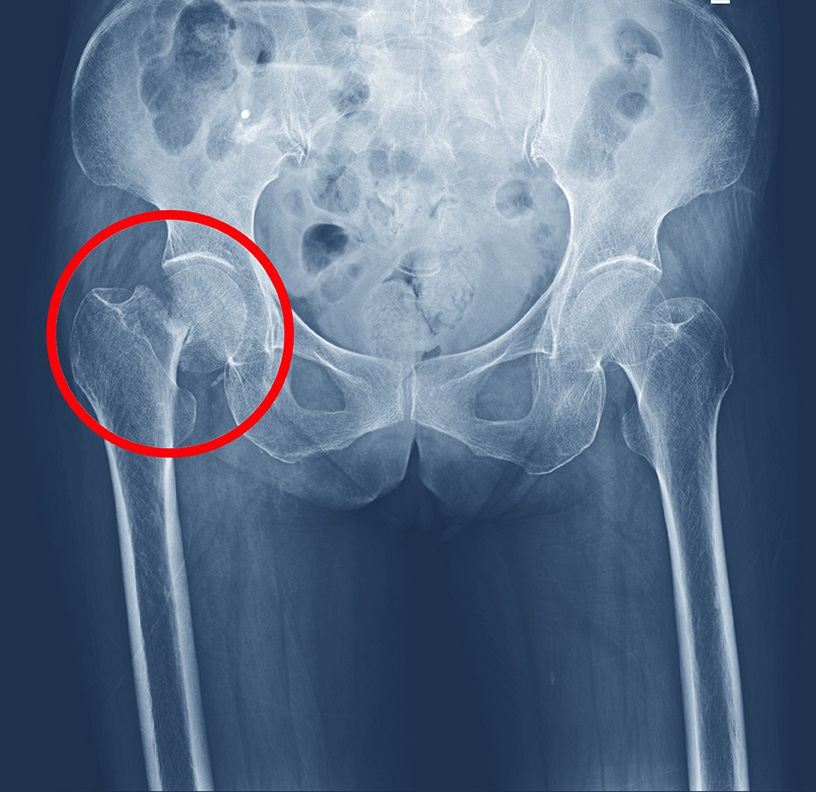
//> input picture pel.jpg, 816 x 792 px
$ ./main   (built with g++ and OpenCV 4)
//> lines starting //> are read from the running program, lines starting //| are printed output that depends on the picture
#include <opencv2/opencv.hpp>
#include <opencv2/imgproc.hpp>
#include <opencv2/highgui/highgui.hpp>
#include <iostream>
#include <stdio.h>
#include <vector>       // std::vector
#include <cstdlib>

using namespace cv;
using namespace std;

//-----------------Medir tiempos de ejecucion----------
namespace cpp_secrets{
///Runnable: A class which has a valid and public default ctor and a "run()" function.
///BenchmarkingTimer tests the "run()" function of Runnable
///num_run_cycles: It is the number of times run() needs to be run for a single test.
///One Runnable object is used for a single test.
///Note: if the run() function is statefull then it can only be run once for an object in order
///to get meaningful results.
///num_tests: It is the number of tests that need to be run.
    template <typename Runnable, int num_run_cycles = 1000000, int num_tests = 10>

        struct BenchmarkingTimer{
            /// runs the run() function of the Runnable object and captures timestamps around each test
            void run(){
                for(int i = 0; i < num_tests; i++){
                    Runnable runnable_object_{};
                    Timer t{intervals_[i].first, intervals_[i].second};
                    for(int i = 0; i < num_run_cycles; i++){
                        runnable_object_.run();
                    }
                }
            }

            ///utility function to print durations of all tests
            std::string durations() const{
                std::stringstream ss;
                int i{1};
                for(const auto& interval: intervals_){
                    ss << "Test-" << i++  << " duration = " << (interval.second - interval.first) * 0.001 << " ms" << std::endl;
                }
                return ss.str();
            }

            ///utility function to print average duration of all tests
            double average_duration(){
                auto duration_sum{0.0};
                for(const auto& interval: intervals_){
                    duration_sum += (interval.second - interval.first) * 0.001;
                }
                if (num_tests) return (duration_sum/num_tests);
                return 0;
            }

            private:
            std::array<std::pair<double, double>, num_tests> intervals_{};

            struct Timer{
                Timer(double& start, double& finish):finish_(finish) { start = now(); }
                ~Timer() { finish_ = now(); }

                private:
                double& finish_;
                double now(){
                         ///utility function to return current time in microseconds since epoch
                    return std::chrono::time_point_cast<std::chrono::microseconds>(std::chrono::high_resolution_clock::now()).time_since_epoch().count();
                }
            };

        };
}

///sample class which has a statefull run().
//run() function is stateful because it is not meaningful to sort a sorted array.
//that's why num_run_cycles = 1 in this case.
struct randomly_sorted{
    randomly_sorted(){
        srand(time(0));
        for(int i=0;i<1000000;i++){
            arr_.emplace_back(rand());
                  // making a vector filled with random elements
        }
    }

    void run(){
        sort(arr_.begin(), arr_.end(), std::less<int>());
    }
    private:
    std::vector<int>arr_;
};

//-----------------Funcion clahe-----------------------
Mat claheGO(Mat src,int _step = 8)
{
    Mat CLAHE_GO = src.clone();
    int block = _step;//pblock
    int width = src.cols;
    int height= src.rows;
    int width_block = width/block;
    int height_block = height/block;

    int tmp2[8*8][256] ={0};
    float C2[8*8][256] = {0.0};

    int total = width_block * height_block;
    //#pragma omp parallel for collapse (2)
    for (int i=0;i<block;i++)
    {
        for (int j=0;j<block;j++)
        {
            int start_x = i*width_block;
            int end_x = start_x + width_block;
            int start_y = j*height_block;
            int end_y = start_y + height_block;
            int num = i+block*j;

            for(int ii = start_x ; ii < end_x ; ii++)
            {
                for(int jj = start_y ; jj < end_y ; jj++)
                {
                    int index =src.at<uchar>(jj,ii);
                    tmp2[num][index]++;
                }
            }

            int average = width_block * height_block / 255;

            int LIMIT = 40 * average;
            int steal = 0;
            for(int k = 0 ; k < 256 ; k++)
            {
                if(tmp2[num][k] > LIMIT){
                    steal += tmp2[num][k] - LIMIT;
                    tmp2[num][k] = LIMIT;
                }
            }
            int bonus = steal/256;
            //hand out the steals averagely
            for(int k = 0 ; k < 256 ; k++)
            {
                tmp2[num][k] += bonus;
            }

            for(int k = 0 ; k < 256 ; k++)
            {
                if( k == 0)
                    C2[num][k] = 1.0f * tmp2[num][k] / total;
                else
                    C2[num][k] = C2[num][k-1] + 1.0f * tmp2[num][k] / total;
            }
        }
    }

    for(int  i = 0 ; i < width; i++)
    {
        for(int j = 0 ; j < height; j++)
        {
            //four coners
            if(i <= width_block/2 && j <= height_block/2)
            {
                int num = 0;
                CLAHE_GO.at<uchar>(j,i) = (int)(C2[num][CLAHE_GO.at<uchar>(j,i)] * 255);
            }else if(i <= width_block/2 && j >= ((block-1)*height_block + height_block/2)){
                int num = block*(block-1);
                CLAHE_GO.at<uchar>(j,i) = (int)(C2[num][CLAHE_GO.at<uchar>(j,i)] * 255);
            }else if(i >= ((block-1)*width_block+width_block/2) && j <= height_block/2){
                int num = block-1;
                CLAHE_GO.at<uchar>(j,i) = (int)(C2[num][CLAHE_GO.at<uchar>(j,i)] * 255);
            }else if(i >= ((block-1)*width_block+width_block/2) && j >= ((block-1)*height_block + height_block/2)){
                int num = block*block-1;
                CLAHE_GO.at<uchar>(j,i) = (int)(C2[num][CLAHE_GO.at<uchar>(j,i)] * 255);
            }
            //four edges except coners
            else if( i <= width_block/2 )
            {

                int num_i = 0;
                int num_j = (j - height_block/2)/height_block;
                int num1 = num_j*block + num_i;
                int num2 = num1 + block;
                float p =  (j - (num_j*height_block+height_block/2))/(1.0f*height_block);
                float q = 1-p;
                CLAHE_GO.at<uchar>(j,i) = (int)((q*C2[num1][CLAHE_GO.at<uchar>(j,i)]+ p*C2[num2][CLAHE_GO.at<uchar>(j,i)])* 255);
            }else if( i >= ((block-1)*width_block+width_block/2)){

                int num_i = block-1;
                int num_j = (j - height_block/2)/height_block;
                int num1 = num_j*block + num_i;
                int num2 = num1 + block;
                float p =  (j - (num_j*height_block+height_block/2))/(1.0f*height_block);
                float q = 1-p;
                CLAHE_GO.at<uchar>(j,i) = (int)((q*C2[num1][CLAHE_GO.at<uchar>(j,i)]+ p*C2[num2][CLAHE_GO.at<uchar>(j,i)])* 255);
            }else if( j <= height_block/2 ){

                int num_i = (i - width_block/2)/width_block;
                int num_j = 0;
                int num1 = num_j*block + num_i;
                int num2 = num1 + 1;
                float p =  (i - (num_i*width_block+width_block/2))/(1.0f*width_block);
                float q = 1-p;
                CLAHE_GO.at<uchar>(j,i) = (int)((q*C2[num1][CLAHE_GO.at<uchar>(j,i)]+ p*C2[num2][CLAHE_GO.at<uchar>(j,i)])* 255);
            }else if( j >= ((block-1)*height_block + height_block/2) ){

                int num_i = (i - width_block/2)/width_block;
                int num_j = block-1;
                int num1 = num_j*block + num_i;
                int num2 = num1 + 1;
                float p =  (i - (num_i*width_block+width_block/2))/(1.0f*width_block);
                float q = 1-p;
                CLAHE_GO.at<uchar>(j,i) = (int)((q*C2[num1][CLAHE_GO.at<uchar>(j,i)]+ p*C2[num2][CLAHE_GO.at<uchar>(j,i)])* 255);
            }

            else{
                int num_i = (i - width_block/2)/width_block;
                int num_j = (j - height_block/2)/height_block;
                int num1 = num_j*block + num_i;
                int num2 = num1 + 1;
                int num3 = num1 + block;
                int num4 = num2 + block;
                float u = (i - (num_i*width_block+width_block/2))/(1.0f*width_block);
                float v = (j - (num_j*height_block+height_block/2))/(1.0f*height_block);
                CLAHE_GO.at<uchar>(j,i) = (int)((u*v*C2[num4][CLAHE_GO.at<uchar>(j,i)] +
                    (1-v)*(1-u)*C2[num1][CLAHE_GO.at<uchar>(j,i)] +
                    u*(1-v)*C2[num2][CLAHE_GO.at<uchar>(j,i)] +
                    v*(1-u)*C2[num3][CLAHE_GO.at<uchar>(j,i)]) * 255);
            }
            //smooth
            CLAHE_GO.at<uchar>(j,i) = CLAHE_GO.at<uchar>(j,i) + (CLAHE_GO.at<uchar>(j,i) << 8) + (CLAHE_GO.at<uchar>(j,i) << 16);
        }
    }
  return CLAHE_GO;
}


int main()
{

Mat src = cv::imread("/home/boris/Documentos/claheCV2/pel.jpg");
//> src is the input picture: 792 rows x 816 cols, CV_8UC3; mean B, G, R 136.2, 111.8, 93.1
Mat original;
cvtColor(src, original, COLOR_BGR2GRAY);
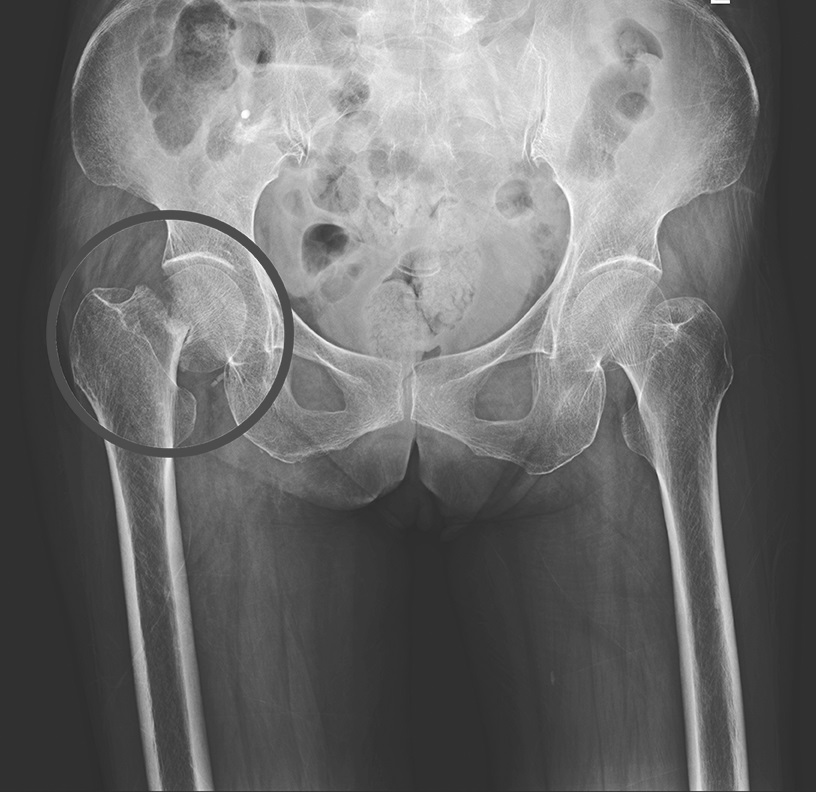
//> original: 792 rows x 816 cols, CV_8UC1; min 27, max 255, mean 109
//
// Extract the L channel

std::vector<cv::Mat> channels (3);
split(src, channels);
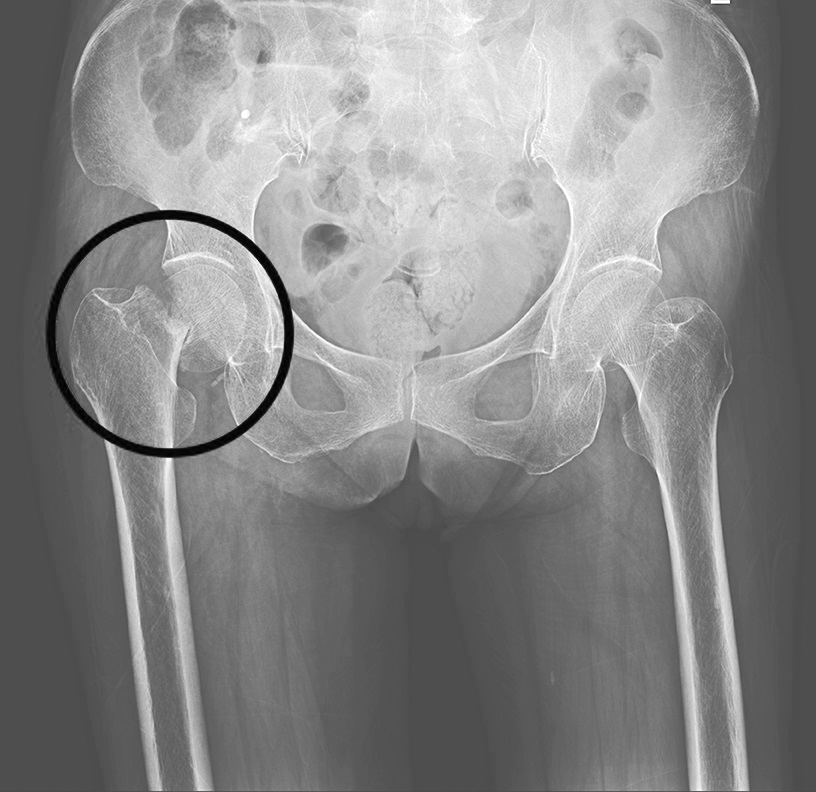
//> channels[0]: 792 rows x 816 cols, CV_8UC1; min 0, max 255, mean 136.2
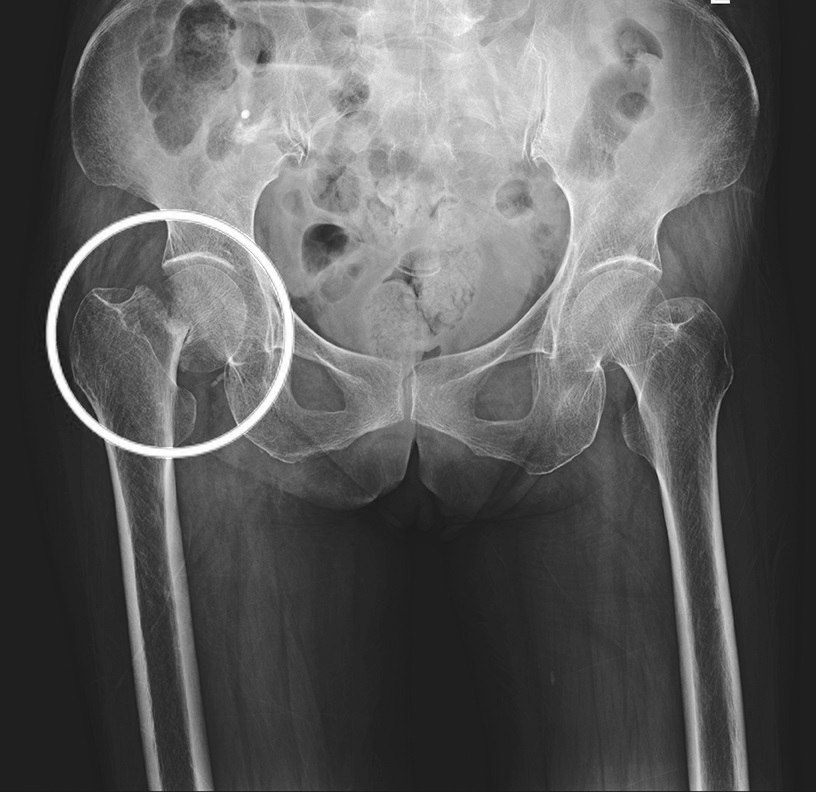
//> channels[2]: 792 rows x 816 cols, CV_8UC1; min 12, max 255, mean 93.1

channels.at(0) = claheGO(channels.at(0));
//> in claheGO, `int block = _step;`: block = 8
//> in claheGO, `int width_block = width/block;`: width_block = 102
//> in claheGO, `int height_block = height/block;`: height_block = 99
//> in claheGO, `int total = width_block * height_block;`: total = 10098
//> the loop in claheGO, `for (int i=0;i<block;i++)` made 8 passes
//> after the loop in claheGO, `for(int  i = 0 ; i < width; i++)`:
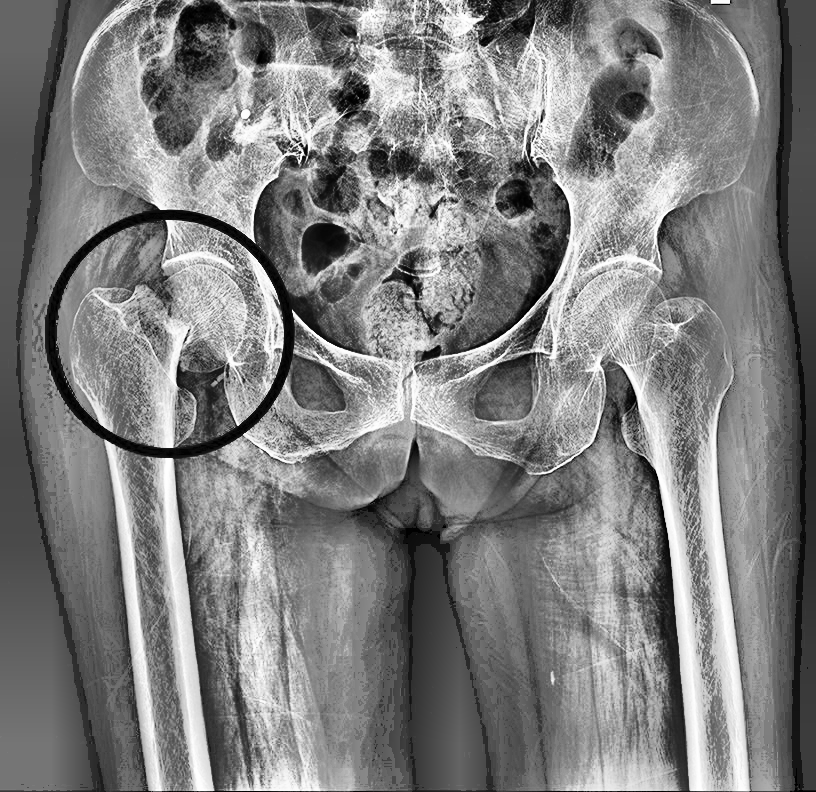
//> CLAHE_GO: 792 rows x 816 cols, CV_8UC1; min 0, max 255, mean 126.6
channels.at(1) = claheGO(channels.at(1));
//> the loop in claheGO (call 2), `for (int i=0;i<block;i++)` made 8 passes
channels.at(2) = claheGO(channels.at(2));
//> call 3 of claheGO, with _step = 8
//> the loop in claheGO (call 3), `for (int i=0;i<block;i++)` made 8 passes
//> after the loop in claheGO (call 3), `for(int  i = 0 ; i < width; i++)`:
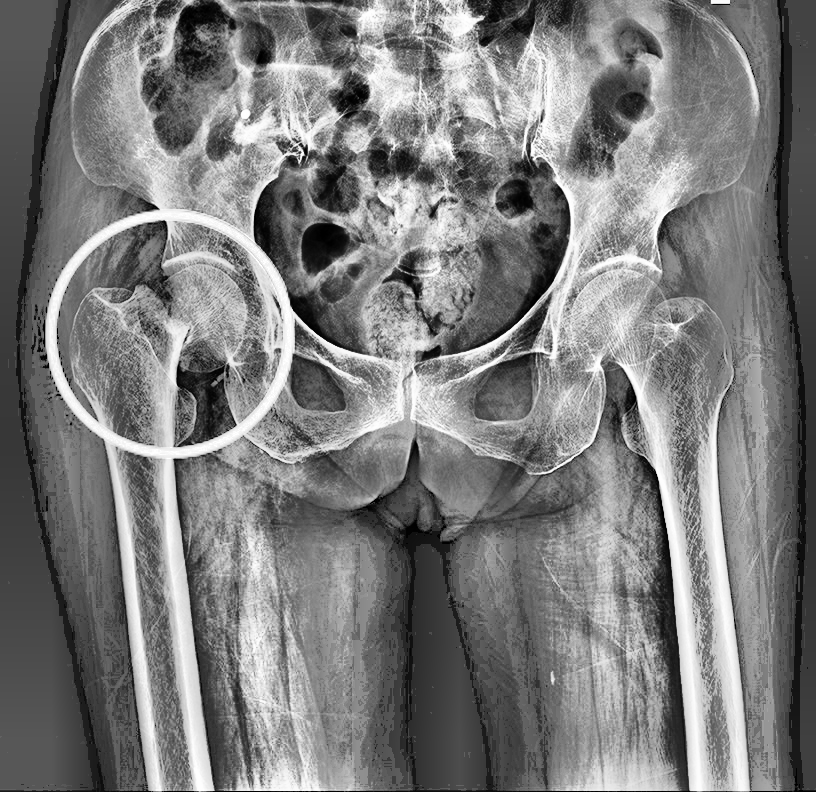
//> CLAHE_GO: 792 rows x 816 cols, CV_8UC1; min 0, max 255, mean 123.8
merge(channels, src);
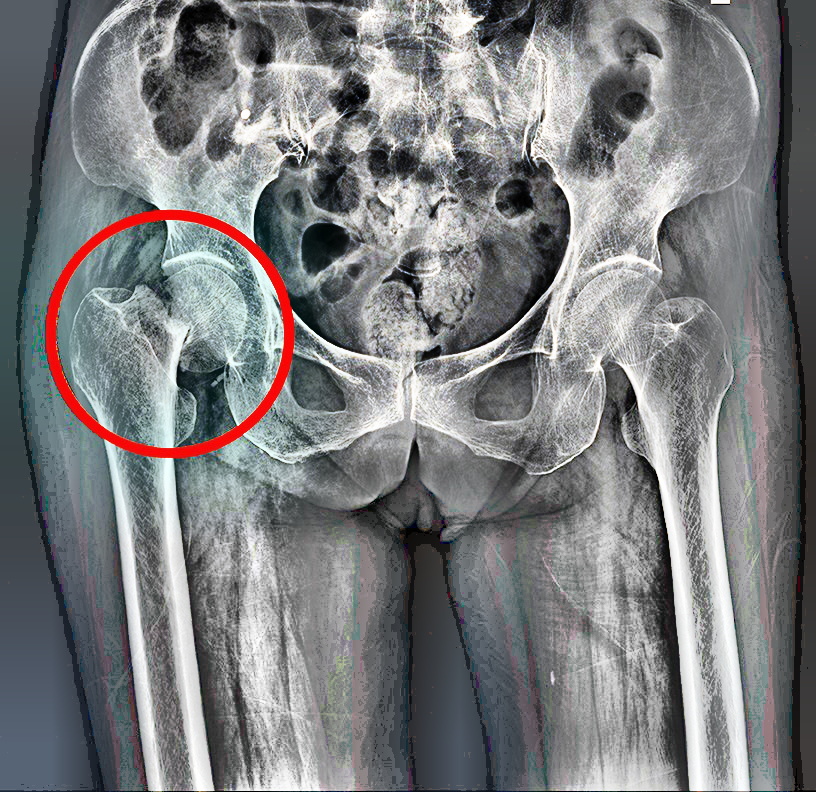
//> src: 792 rows x 816 cols, CV_8UC3; mean B, G, R 126.6, 125, 123.8
Mat clahe_image(src.size(), CV_8UC1);
for (size_t i = 0; i < src.rows; i++)
    {
        for (size_t j = 0; j < src.cols; j++)
        {
            clahe_image.at<uchar>(i, j) = std::max(
                src.at<cv::Vec3b>(i, j)[0],
                std::max(
                    src.at<cv::Vec3b>(i, j)[1],
                    src.at<cv::Vec3b>(i, j)[2]
                )
            );
        }
    }
imshow("Imagen Original", original);
imshow("Imagen ClAHE", clahe_image);
cv::waitKey(0);

cpp_secrets::BenchmarkingTimer<randomly_sorted, 1, 10> test; // randomly_sorted structure run function is run 10 time and average output is given.
        test.run();
        std::cout << test.durations() << std::endl; // outputs the duration of every test.
        std::cout << "average duration = " << test.average_duration() << " ms" << std::endl;
//destroyALLwindows();
return 0;
}

$ run again, with cerebro.jpg copied over pel.jpg
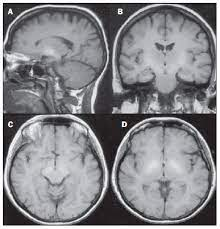
//> input picture cerebro.jpg, 220 x 229 px
//> src is the input picture: 229 rows x 220 cols, CV_8UC3; mean B, G, R 138.3, 134.3, 134.4
//> block = 8
//> width_block = 27
//> height_block = 28
//> total = 756
//> the loop in claheGO, `for (int i=0;i<block;i++)` made 8 passes
//> after the loop in claheGO, `for(int  i = 0 ; i < width; i++)`:
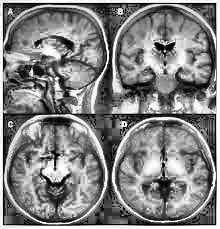
//> CLAHE_GO: 229 rows x 220 cols, CV_8UC1; min 0, max 255, mean 130.3
//> the loop in claheGO (call 2), `for (int i=0;i<block;i++)` made 8 passes

$ run again, with cla.jpg copied over pel.jpg
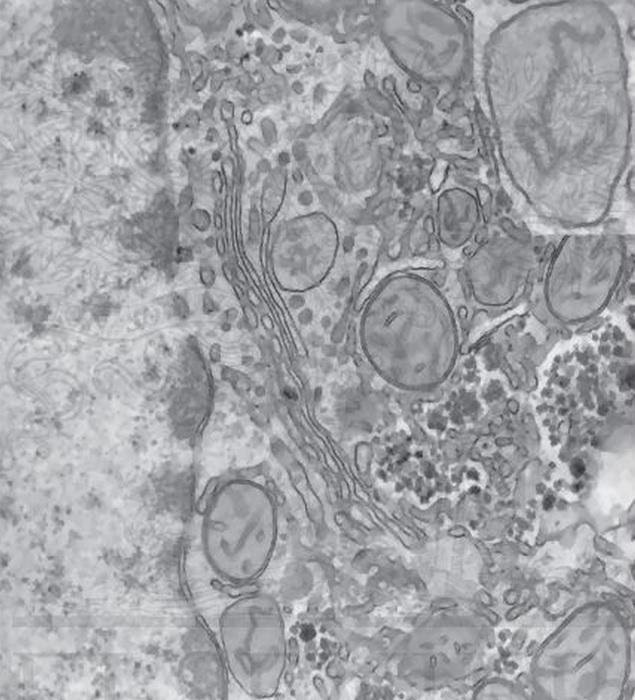
//> input picture cla.jpg, 635 x 700 px
//> src is the input picture: 700 rows x 635 cols, CV_8UC3; mean B, G, R 165.9, 162, 161
//> block = 8
//> width_block = 79
//> height_block = 87
//> total = 6873
//> the loop in claheGO, `for (int i=0;i<block;i++)` made 8 passes
//> after the loop in claheGO, `for(int  i = 0 ; i < width; i++)`:
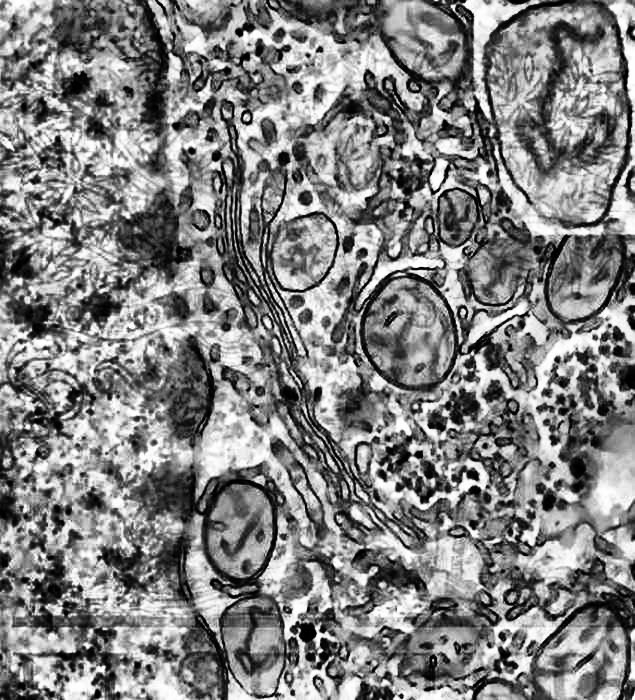
//> CLAHE_GO: 700 rows x 635 cols, CV_8UC1; min 0, max 255, mean 128.9
//> the loop in claheGO (call 2), `for (int i=0;i<block;i++)` made 8 passes
